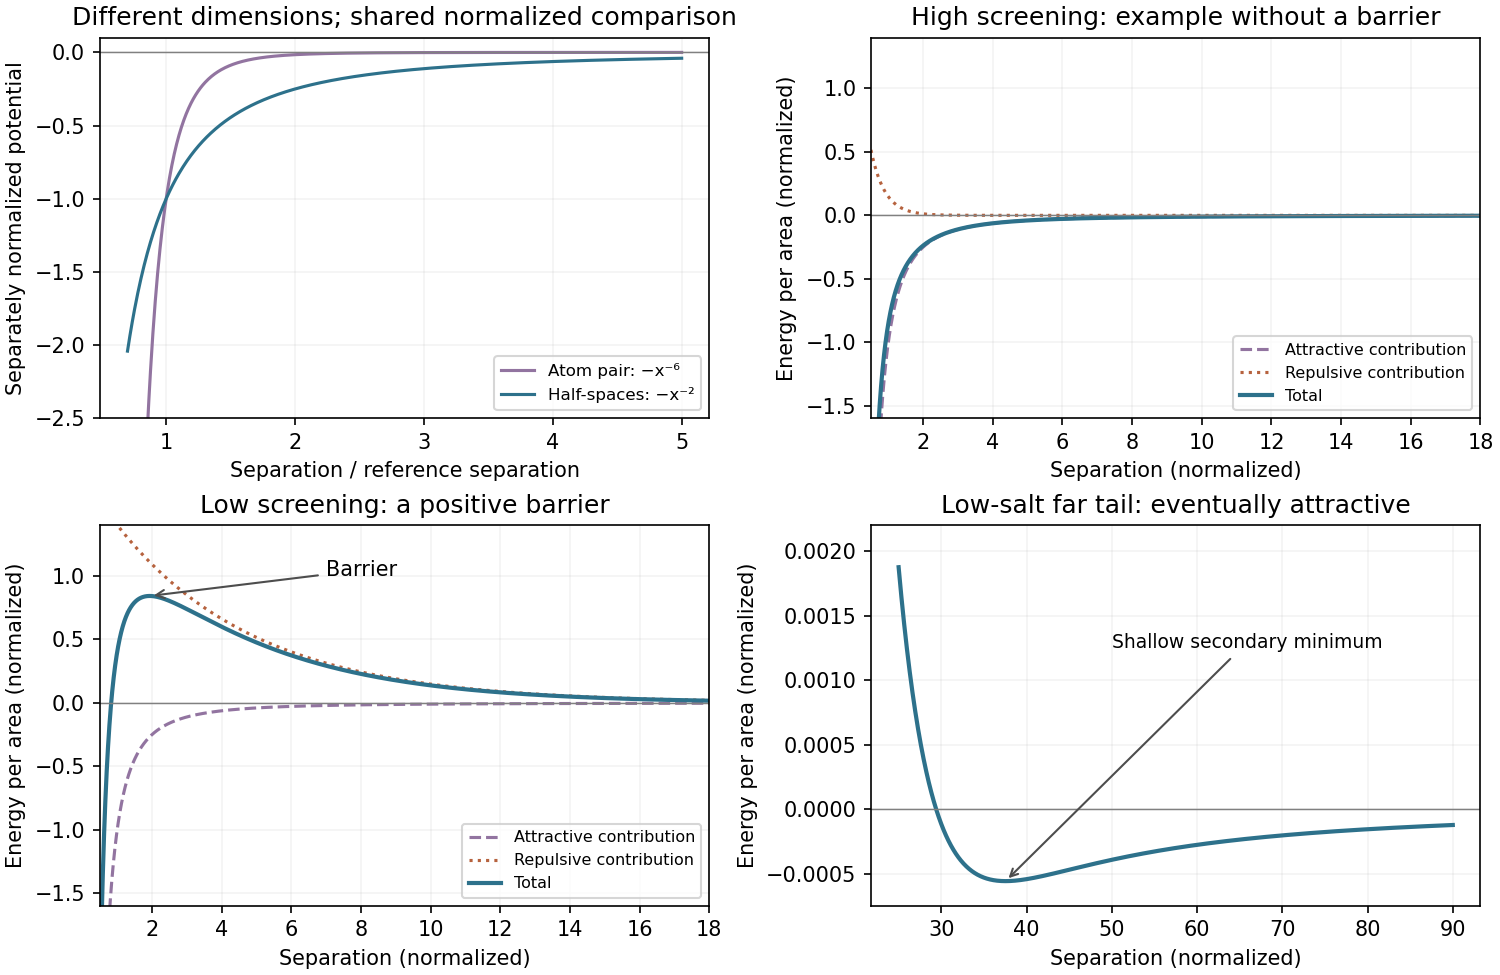

The Python source for this figure:
"""Original normalized Hamaker and DLVO examples; Python 3.14/numpy/matplotlib.

DLVO W=-1/x^2+B exp(-x/lambda), B=1.8, chosen dimensionless examples.
No short-range repulsive core is included; the near-zero divergence is outside
this continuum sketch. Output: PNG basename in the current working directory.
"""
import matplotlib
matplotlib.use('Agg')
import matplotlib.pyplot as plt
import numpy as np

fig,axes=plt.subplots(2,2,figsize=(10,6.5),layout='constrained')
fig.patch.set_facecolor('white')
x=np.linspace(.7,5,700)
axes[0,0].plot(x,-x**-6,color='#9274a0',label='Atom pair: −x⁻⁶')
axes[0,0].plot(x,-x**-2,color='#2d718b',label='Half-spaces: −x⁻²')
axes[0,0].set(xlabel='Separation / reference separation',ylabel='Separately normalized potential',
              title='Different dimensions; shared normalized comparison',ylim=(-2.5,.1))
axes[0,0].legend(fontsize=8)
for ax,length,title in [(axes[0,1],.4,'High screening: example without a barrier'),
                         (axes[1,0],4,'Low screening: a positive barrier')]:
    xx=np.geomspace(.5,80,1800)
    attraction=-1/xx**2
    repulsion=1.8*np.exp(-xx/length)
    total=attraction+repulsion
    ax.plot(xx,attraction,'--',color='#9274a0',label='Attractive contribution')
    ax.plot(xx,repulsion,':',color='#b6623e',label='Repulsive contribution')
    ax.plot(xx,total,color='#2d718b',lw=2,label='Total')
    ax.set(xlim=(.5,18),ylim=(-1.6,1.4),xlabel='Separation (normalized)',
           ylabel='Energy per area (normalized)',title=title)
    if length==4:
        ix=np.argmax(total)
        ax.annotate('Barrier',xy=(xx[ix],total[ix]),xytext=(7,1),fontsize=10,
                    arrowprops={'arrowstyle':'->','color':'.3'})
    ax.legend(fontsize=7.7,loc='lower right')
ax=axes[1,1]
xx=np.linspace(25,90,1800)
total=-1/xx**2+1.8*np.exp(-xx/4)
ax.plot(xx,total,color='#2d718b',lw=2)
ax.set(xlabel='Separation (normalized)',ylabel='Energy per area (normalized)',
       title='Low-salt far tail: eventually attractive',ylim=(-.00075,.0022))
imin=np.argmin(total)
ax.annotate('Shallow secondary minimum',xy=(xx[imin],total[imin]),
            xytext=(50,.00125),fontsize=9,arrowprops={'arrowstyle':'->','color':'.3'})
for ax in axes.flat:
    ax.axhline(0,color='.5',lw=.7);ax.grid(alpha=.15)
fig.savefig('paper-2-hamaker-dlvo.png',dpi=150,facecolor='white')
plt.close(fig)
